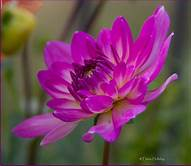
#> input picture Support Vector Classification - SVC/flower_images/Pink_Flower/0.jpg, 191 x 166 px; its folder holds only this picture in this run
$ jupyter execute --allow-errors flower_model.ipynb
#> lines starting #> are read from the running program, lines starting #| are printed output that depends on the picture
[cell 1]
# نموذج Support Vector Machine (SVM) هو خوارزمية تصنيف تستخدم بشكل شائع في تعلم الآلة.
# الهدف من SVM هو العثور على "أفضل" خط (أو مستوى في الأبعاد الأعلى) يفصل بين فئات مختلفة من البيانات.

from sklearn.svm import SVC  # استيراد خوارزمية تصنيف دعم المتجهات (SVC) من مكتبة sklearn.svm
from sklearn.metrics import classification_report  # استيراد وظيفة لتقديم تقرير دقيق عن أداء النموذج
import matplotlib.pyplot as plt  # استيراد مكتبة Matplotlib لرسم البيانات
from sklearn.model_selection import train_test_split  # استيراد وظيفة لتقسيم البيانات إلى تدريب واختبار
from sklearn.datasets import load_iris  # استيراد وظيفة لتحميل مجموعة بيانات الأيريس

# تحميل مجموعة بيانات الأيريس
iris = load_iris()  # تحميل مجموعة بيانات الأيريس
X = iris.data  # X يحتوي على الميزات (مثل طول السيبال وعرض السيبال)
y = iris.target  # y يحتوي على الفئات المستهدفة (الأنواع المختلفة من الأيريس)

# تقسيم البيانات إلى تدريب واختبار
X_train, X_test, y_train, y_test = train_test_split(X, y, test_size=0.2, random_state=42)
# X_train وy_train: البيانات المستخدمة لتدريب النموذج.
# X_test وy_test: البيانات المستخدمة لاختبار النموذج.
# test_size=0.2: يعني أن 20% من البيانات ستكون للاختبار و80% للتدريب.
# random_state=42: يضمن أن تقسيم البيانات سيكون قابلًا لإعادة التكرار.

# إنشاء نموذج SVM
model = SVC(kernel='linear')  # إنشاء نموذج SVM باستخدام نواة خطية
# يمكن تغيير النواة إلى 'rbf' (نواة شعاعية) أو 'poly' (نواة متعددة الحدود) أو غيرها بناءً على طبيعة البيانات.
# n_kernel='linear': يعني أن النموذج سيستخدم فصل خطي بين الفئات.
model.fit(X_train, y_train)  # تدريب النموذج باستخدام بيانات التدريب

# التنبؤ بالفئات
y_pred = model.predict(X_test)  # استخدام النموذج للتنبؤ بفئات بيانات الاختبار

# تقييم النموذج
print(classification_report(y_test, y_pred))  # طباعة تقرير التصنيف الذي يتضمن الدقة، الاسترجاع، وF1-score لكل فئة

# رسم البيانات (للرؤية البسيطة)
plt.scatter(X[:, 0], X[:, 1], c=y, cmap='viridis', edgecolor='k', s=50)
# [5 lines of commented-out code are left out]
plt.xlabel('Sepal length')  # إضافة تسمية لمحور x
plt.ylabel('Sepal width')  # إضافة تسمية لمحور y
plt.title('Iris Dataset Visualization with SVM')  # إضافة عنوان للرسم البياني
plt.show()  # عرض الرسم البياني
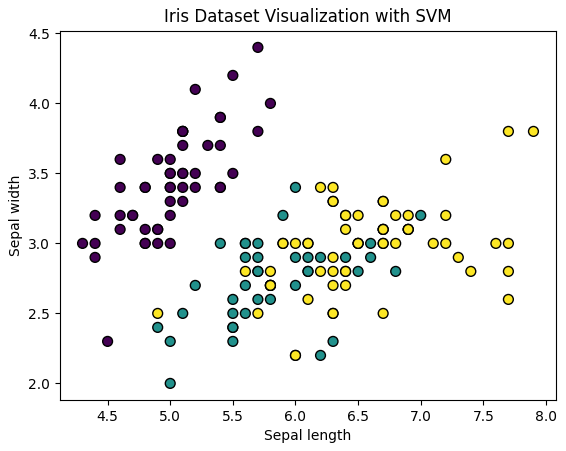
#> figure drawn by matplotlib, 1 panel

[cell 2]
import os  # للتعامل مع الملفات والمجلدات
import cv2  # للتعامل مع الصور والفيديو
import numpy as np  # للحوسبة العددية والتعامل مع المصفوفات
from sklearn.model_selection import train_test_split  # لتقسيم البيانات إلى تدريب واختبار
from sklearn.svm import SVC  # لاستيراد نموذج SVM
from sklearn.metrics import accuracy_score  # لقياس دقة النموذج
from sklearn.preprocessing import LabelEncoder  # لتحويل الفئات النصية إلى أرقام

data_dir = "flower_images"  # مسار مجلد الصور
categories = os.listdir(data_dir)  # قائمة بأنواع الزهور المتوفرة (فئات البيانات)

# إعداد قائمة لحفظ الصور والفئات
images = []  # قائمة لتخزين الصور
labels = []  # قائمة لتخزين فئات الصور

# تحميل الصور وتحويلها إلى مصفوفات (arrays)
for category in categories:
    path = os.path.join(data_dir, category)  # مسار مجلد الفئة الحالية
    for img_name in os.listdir(path):
        img_path = os.path.join(path, img_name)  # مسار الصورة
        img = cv2.imread(img_path)  # قراءة الصورة
#> img is the input picture: shape (166, 191, 3); mean B, G, R 90.2, 67.8, 115.1
        img = cv2.resize(img, (100, 100))  # تغيير حجم الصورة إلى 100x100 بيكسل
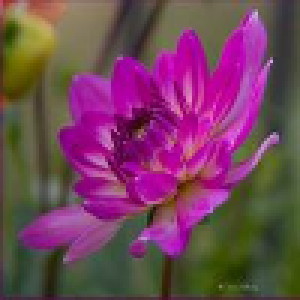
#> img: shape (100, 100, 3) (shown 3 times larger); mean B, G, R 90.1, 67.6, 115
        images.append(img)  # إضافة الصورة إلى قائمة الصور
        labels.append(category)  # إضافة الفئة إلى قائمة الفئات
#> pass 2 of the loop `for category in categories:`:
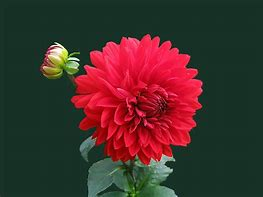
#> input picture Support Vector Classification - SVC/flower_images/Red_Flower/0.jpg, 263 x 197 px
#> img is the input picture: shape (197, 263, 3); mean B, G, R 43.7, 48.1, 70.4
#> `img = cv2.resize(img, (100, 100))`:
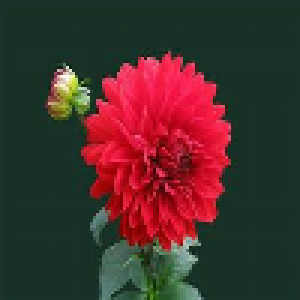
#> img: shape (100, 100, 3) (shown 3 times larger); mean B, G, R 43.7, 48.1, 70.3

# تحويل القوائم إلى مصفوفات
images = np.array(images)  # تحويل قائمة الصور إلى مصفوفة
labels = np.array(labels)  # تحويل قائمة الفئات إلى مصفوفة

# تحويل الصور إلى بيانات مسطحة (Flatten the images)
images = images.reshape(len(images), -1)  # تحويل كل صورة إلى مصفوفة ذات بُعد واحد

# تحويل الفئات النصية إلى أرقام باستخدام LabelEncoder
le = LabelEncoder()  # إنشاء كائن LabelEncoder
labels = le.fit_transform(labels)  # تحويل الفئات النصية إلى أرقام

# تقسيم البيانات إلى مجموعات تدريب واختبار
X_train, X_test, y_train, y_test = train_test_split(images, labels, test_size=0.2, random_state=42)
#> y_train = [0]; y_test = [1]
# test_size=0.2: يعني أن 20% من البيانات ستكون للاختبار والباقي للتدريب.
# random_state=42: يضمن أن تقسيم البيانات سيكون دائمًا نفسه (لإعادة التكرار).

# إنشاء النموذج وتدريبه
model = SVC(kernel='linear', probability=True)  # إنشاء نموذج SVM مع نواة خطية وتفعيل حساب الاحتمالات
#> (the rest of this cell did not finish here and is left out)
